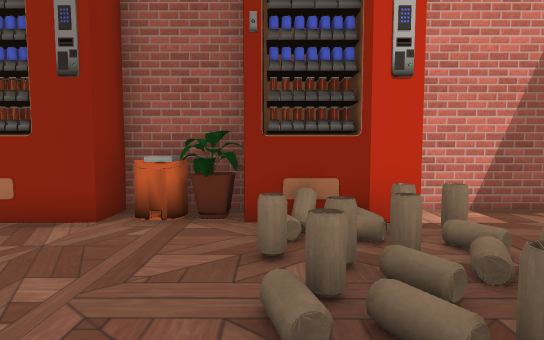
View 1 (above)

16 first-person views from a walk through a Unity game level. The camera is 1.3 m above the floor, tilts 4° down and sees 80° across. The floor is counted in squares, 1 m on a side. Each view is taken from the middle of a square. On the plan, view 1 faces up. The plan holds only what a view shows up to about 14 squares ahead; the rest is blank. The place goes on beyond the plan. The player is left out. Door leaves are left out, so doorways stand open. Some surface patterns are stand-ins.

View 2
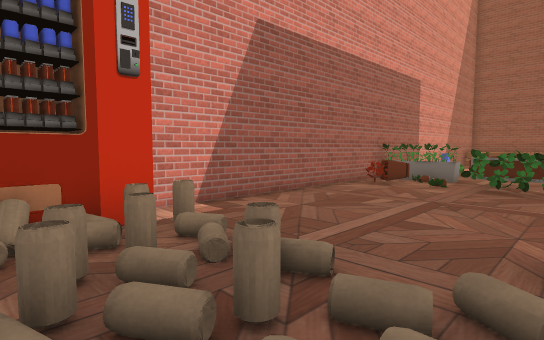

View 3
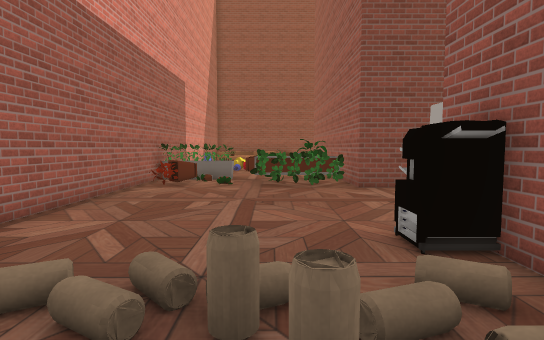

View 4
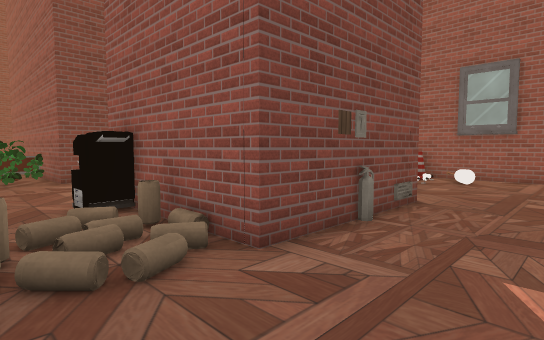

View 5
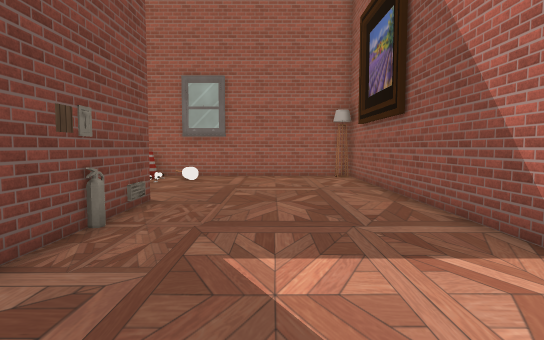

View 6
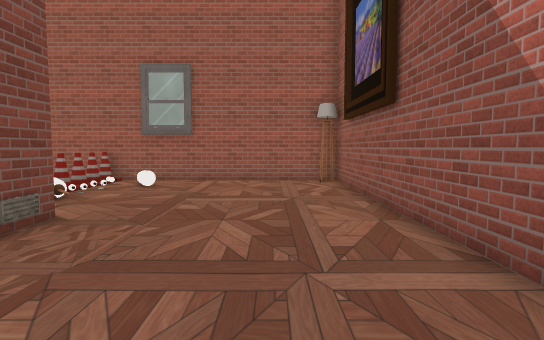

View 7
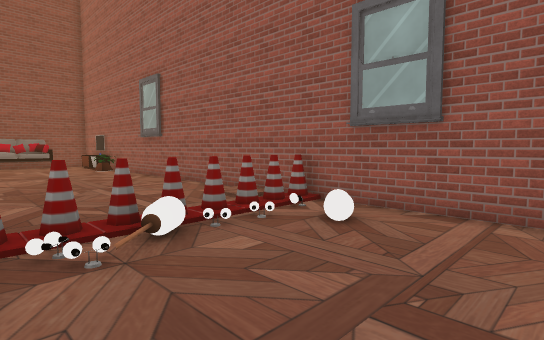

View 8
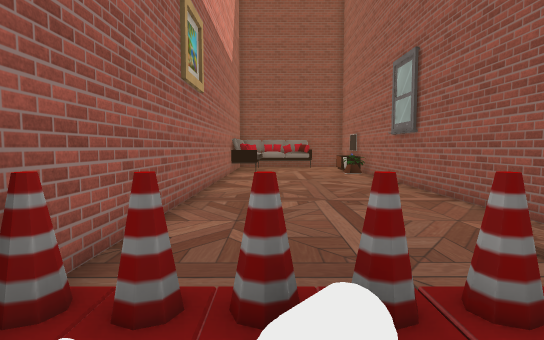

View 9
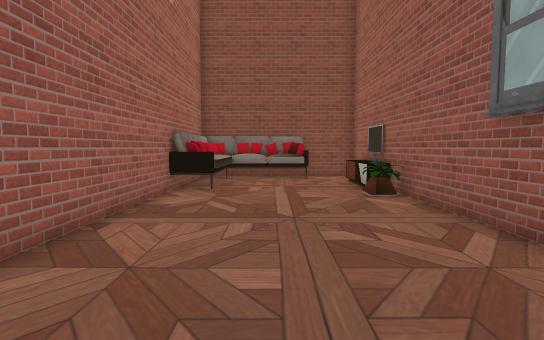

View 10
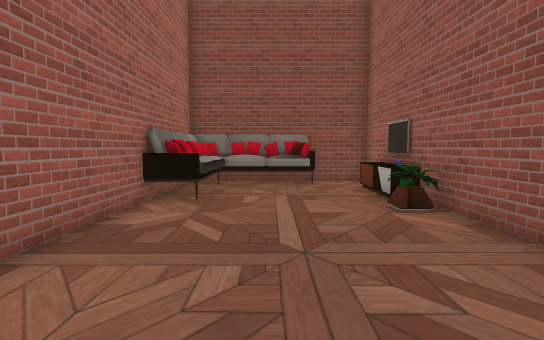

View 11
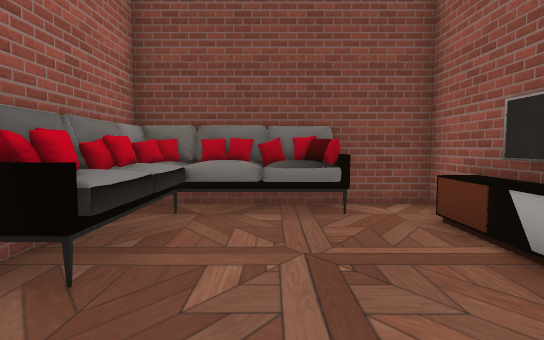

View 12
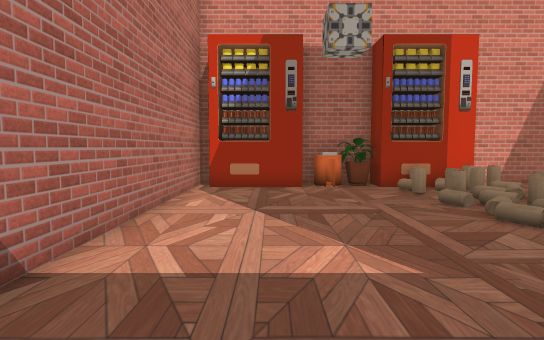

View 13
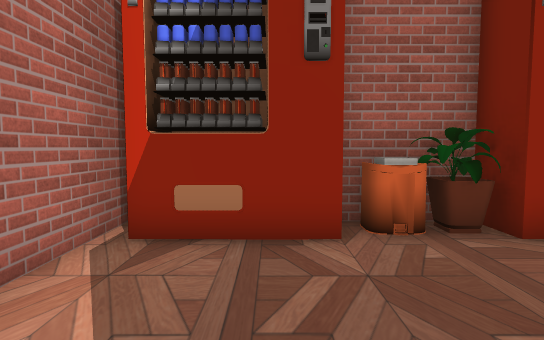

View 14
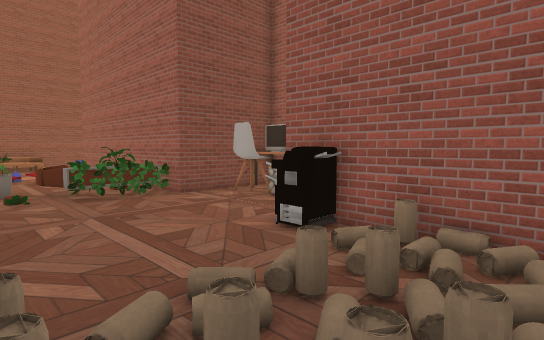

View 15
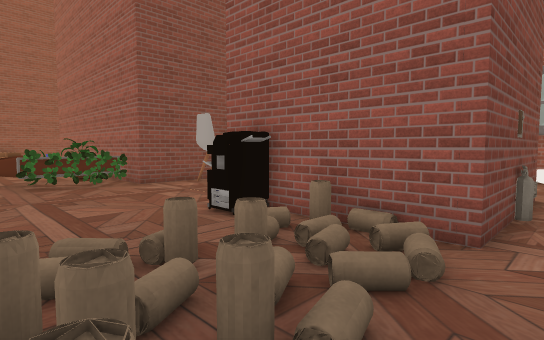

View 16
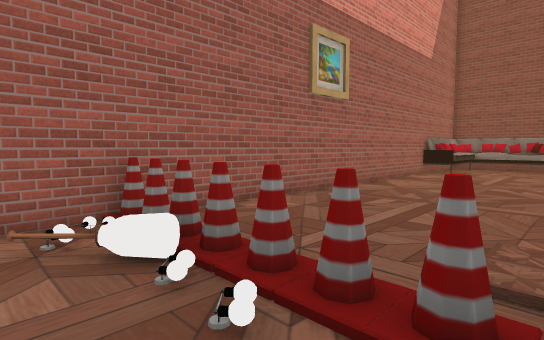

### Floor plan
Points are (right, up) in squares from view 1. A wall is a line through its corners. A room is listed if a view was taken in it or the views show most of it. See-through windows are left out.
Room 1 (views 1, 2, 3, 4, 5, 6, 7, 8, 9, 10, 11, 12, 13, 14, 15, 16)
walls: (10.4, -2.5) (10.4, -0.8) (14.1, -0.8); (0, -6) (0, -0.8) (5.4, -0.8); (17.4, -5.9) (0.5, -5.9); (14.1, 6.6) (3, 6.6); (-0.4, 6.6) (-3.1, 6.6); (-5.9, 6.6) (-6.5, 6.6) (-6.5, -12.6) (21.4, -12.6) (21.4, -10.4)
objects: other object (-5, 6); other object (-2, 6); other object (-1, 6); other object (0, -3); other object (0, 3) to (1, 3); other object (0, 4); other object (0, 6) to (1, 6); other object (1, -7); other object (1, 4) to (2, 4); other object (1, 5); other object (2, -12); other object (2, -11); other object (2, -10); other object (2, -9); other object (2, -8); other object (2, -7); other object (2, 0); other object (2, 2); other object (2, 5); other object (3, 5); other object (3, 6); other object (4, 0) to (5, 0); other object (7, -5) to (8, -5); other object (7, -4) to (8, -3); other object (9, -5); other object (9, -4) to (10, -3); other object (10, -5) to (10, -4); other object (10, 0) to (11, 3); other object (11, 5) to (12, 6); other object (12, 2) to (13, 3); other object (13, 0) to (14, 1); other object (13, 4) to (14, 6); other object (15, -12) to (16, -12); other object (17, -12); other object (17, -10) to (21, -6); other object (18, -12) to (20, -12)

Positions as (right, up) in squares from view 1, and headings:
1: (0, 0), facing up
2: (0, 0), facing up-right
3: (0, 2), facing right
4: (-3, 2), facing down-right
5: (-3, 2), facing down
6: (-4, 0), facing down
7: (-3, -6), facing down-right
8: (0, -8), facing right
9: (7, -9), facing right
10: (9, -9), facing right
11: (14, -9), facing right
12: (-4, -5), facing up
13: (-4, 1), facing up
14: (0, 5), facing down-right
15: (-1, 4), facing down-right
16: (0, -12), facing up-right
